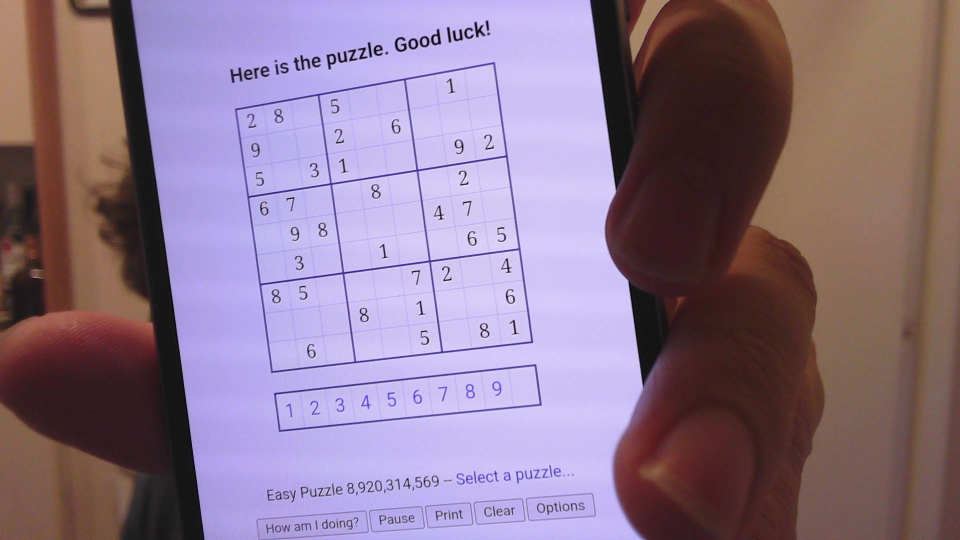
#> input picture notebooks/images/15.jpg, 1920 x 1080 px (shown at 1/2 size)
$ jupyter execute --allow-errors e2e.ipynb
#> lines starting #> are read from the running program, lines starting #| are printed output that depends on the picture; after the words box and inside, x2 and y2 are one past the last pixel; in counts of white or black regions, pixels touching at a corner belong together
# Trying to get something e2e

[cell 1]
import cv2
import numpy as np
import keras
import sudoku
from matplotlib import pyplot as plt
from math import ceil

[cell 2]
# image = cv2.imread(f"./sudoku_images/image1078.jpg")
image = cv2.imread(f"./images/15.jpg")
#> image is the input picture: shape (1080, 1920, 3); mean B, G, R 140.8, 118.5, 139.9

#> (the rest of this cell did not finish here and is left out)

[cell 3]
def convert_to_binary(img):
    gray = cv2.cvtColor(img, cv2.COLOR_BGR2GRAY)
    otsu = cv2.threshold(gray,0,255,cv2.THRESH_BINARY_INV+cv2.THRESH_OTSU)[1]
    adapt_g = cv2.adaptiveThreshold(gray,255,cv2.ADAPTIVE_THRESH_GAUSSIAN_C, cv2.THRESH_BINARY_INV,3,3)
    adapt_m = cv2.adaptiveThreshold(gray,255,cv2.ADAPTIVE_THRESH_MEAN_C, cv2.THRESH_BINARY_INV,9,7)

    # plt.figure(figsize = (30,30))
    # plt.imshow(np.hstack([gray, otsu, adapt_g, adapt_m]), cmap='grey')
    return otsu
    # return cv2.threshold(gray,120,255,cv2.THRESH_BINARY_INV)[1]


def get_quads(cnts, arc_length_threshold=0.1):
    approxed = [
        cv2.approxPolyDP(
            cnt,
            arc_length_threshold*cv2.arcLength(cnt,True),
            True,
        )
        for cnt in cnts
    ]
    return [c for c in approxed if len(c) == 4]


def distance_from_center(img, cnt):
    M = cv2.moments(cnt)
    if M['m00'] == 0:
        return (float('inf'), float('inf'))

    cx = int(M['m10']/M['m00'])
    cy = int(M['m01']/M['m00'])
    height, width = img.shape
    return (
        abs(cx - (width / 2)),
        abs(cy - (height / 2)),
    )


def near_center(img, cnts, max_distance=0.25):
    for cnt in cnts:
        dx, dy = distance_from_center(img, cnt)
        height, width = img.shape
        if dx / width > max_distance or dy / height > max_distance:
            continue
        yield cnt


# Using this to ensure we pass points to the morph function with a consistent ordering
def sort_points(p):
    points = [point[0] for point in p]
    points = sorted(points, key=lambda p: p[1])

    top_points = points[:2]
    bottom_points = points[2:]

    top_points = sorted(top_points, key=lambda p: p[0])
    top_left = top_points[0]
    top_right = top_points[1]

    bottom_points = sorted(bottom_points, key=lambda p: p[0])
    bottom_left = bottom_points[0]
    bottom_right = bottom_points[1]

    return [top_left, top_right, bottom_left, bottom_right]


# This assumes the Sudoku grid is the largest quad around the center of the image.
# There's another obvious thing to consider which is the aspect ratio of the quad
# (e.g. Is it a square and not a rectangle, but this is working for now)
# Could probably do some testing to see which operations are more expensive
# and tweak ordering
def get_sudoku_corners(img):
    cnts = cv2.findContours(img, cv2.RETR_TREE, cv2.CHAIN_APPROX_SIMPLE)[0]
    central_quads = get_quads(near_center(img, cnts))
    largest_central = max(central_quads, key=lambda c: abs(cv2.contourArea(c)))
    return np.float32(sort_points(largest_central))


def get_image_region(img, sorted_points, size=252):
    target = np.float32([
        [0,0],
        [size,0],
        [0,size],
        [size,size],
    ])
    transform = cv2.getPerspectiveTransform(sorted_points, target)
    return cv2.warpPerspective(img, transform, (size,size))


binary = convert_to_binary(image)
#> in convert_to_binary, `gray = cv2.cvtColor(img, cv2.COLOR_BGR2GRAY)`:
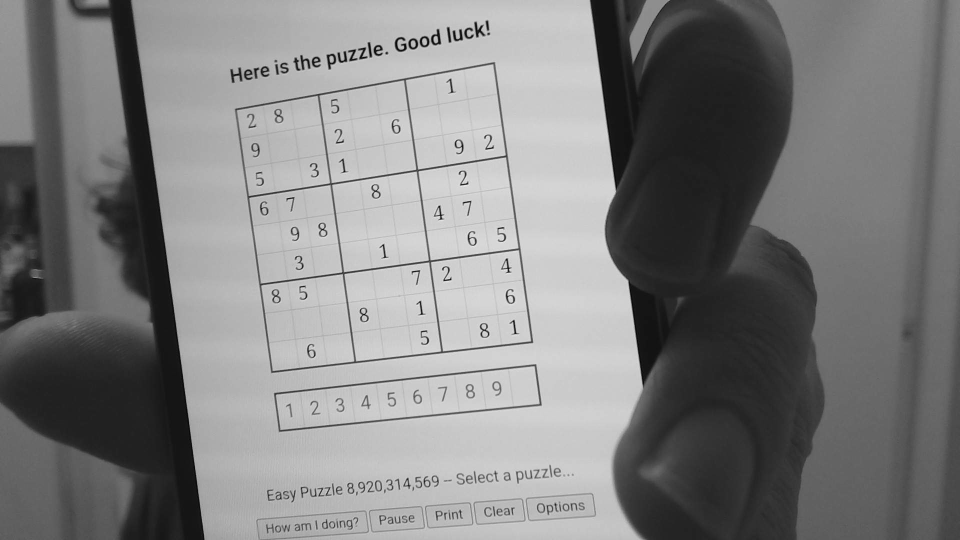
#> gray: shape (1080, 1920) (shown at 1/2 size); min 1, max 244, mean 127.5
#> in convert_to_binary, `otsu = cv2.threshold(gray,0,255,cv2.THRESH_BINARY_INV+cv2.THRESH_OTSU)..`:
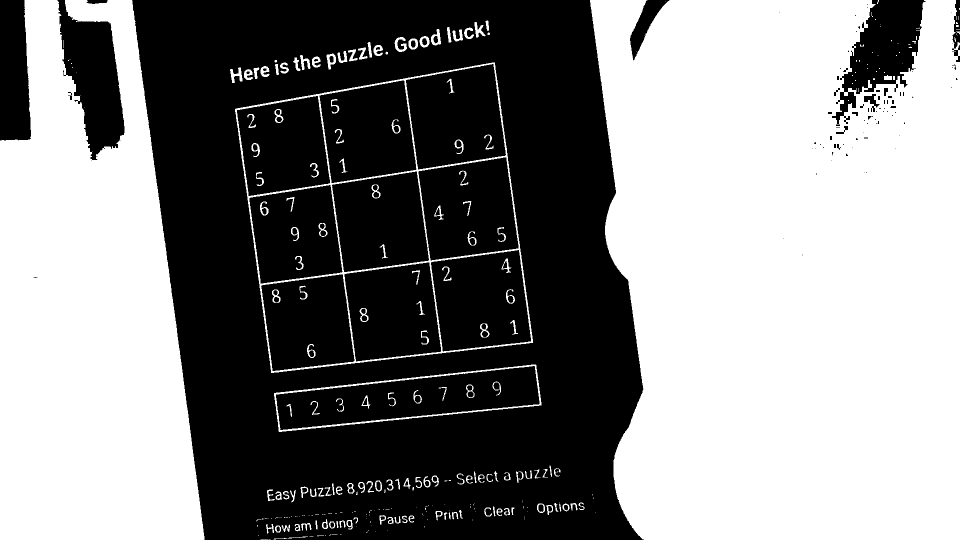
#> otsu: shape (1080, 1920) (shown at 1/2 size); 51.9% white; 158 black regions (63 under 20 px), largest, box (x1, y1, x2, y2) and area: (264, 0, 1288, 1080) 621894, (552, 732, 1079, 860) 37092, (812, 128, 1012, 339) 31934
#> in convert_to_binary, `adapt_g = cv2.adaptiveThreshold(gray,255,cv2.ADAPTIVE_THRESH_GAUSSIAN_..`:
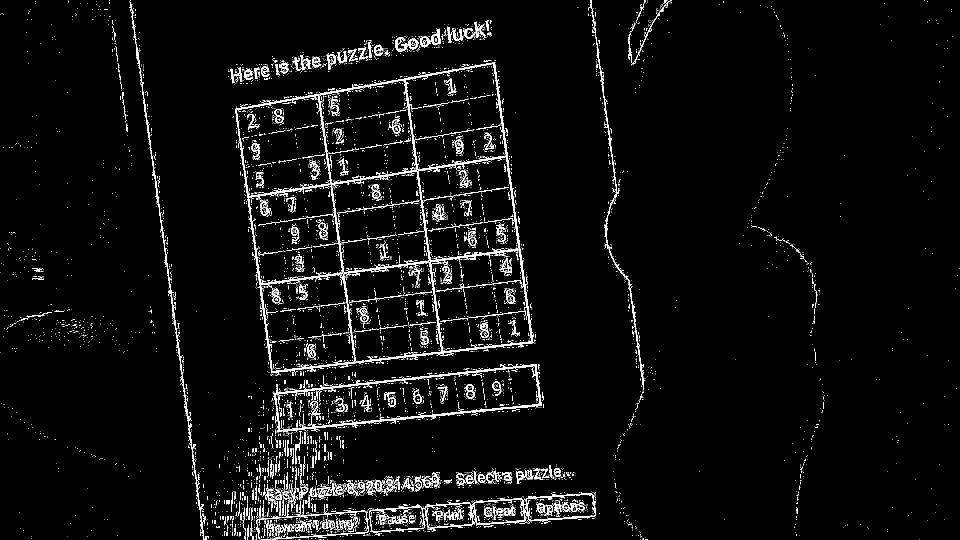
#> adapt_g: shape (1080, 1920) (shown at 1/2 size); 3.7% white in thin lines or dots
#> in convert_to_binary, `adapt_m = cv2.adaptiveThreshold(gray,255,cv2.ADAPTIVE_THRESH_MEAN_C, c..`:
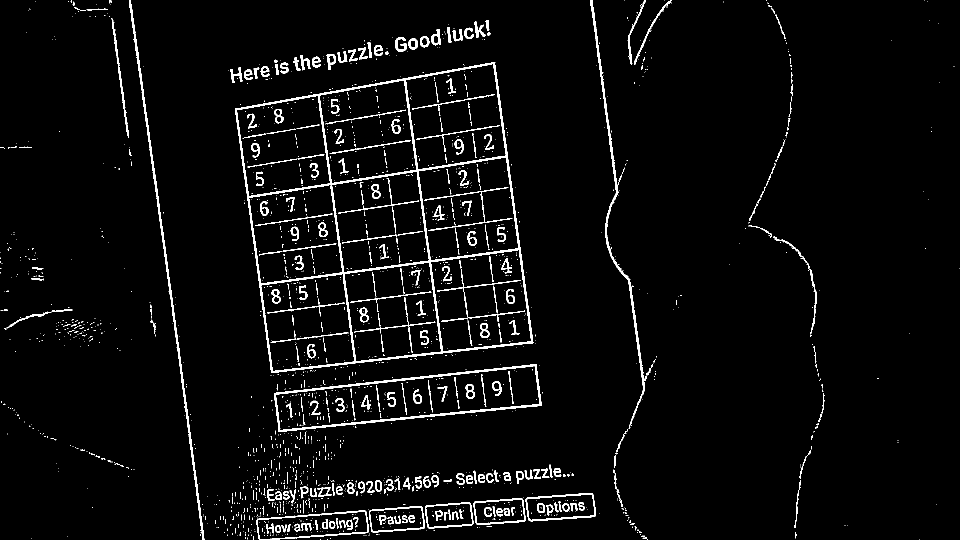
#> adapt_m: shape (1080, 1920) (shown at 1/2 size); 3.6% white; 2066 white regions (1773 under 20 px)
corners = get_sudoku_corners(binary)
#> in get_sudoku_corners, `cnts = cv2.findContours(img, cv2.RETR_TREE, cv2.CHAIN_APPROX_SIMPLE)[0]`: cnts = 479 contours, 215 with area under 20; largest, box (x1, y1, x2, y2) and area: (1180, 0, 1920, 1080) 714370, (0, 0, 409, 1080) 322991, (470, 125, 1066, 746) 288758, (548, 729, 1083, 864) 42092, (551, 731, 1080, 861) 39144
#> in get_sudoku_corners, `central_quads = get_quads(near_center(img, cnts))`: central_quads = 38 contours; largest, box (x1, y1, x2, y2) and area: (470, 125, 1066, 746) 288824, (861, 499, 1063, 704) 32356, (836, 314, 1038, 522) 32355, (663, 342, 859, 545) 30570, (688, 524, 883, 724) 30545
#> in get_sudoku_corners, `largest_central = max(central_quads, key=lambda c: abs(cv2.contourArea..`: largest_central = [[989, 125], [470, 218], [542, 745], [1065, 685]]
#> in sort_points, `points = sorted(points, key=lambda p: p[1])`: points = [[989, 125], [470, 218], [1065, 685], [542, 745]]
#> in sort_points, `top_points = points[:2]`: top_points = [[989, 125], [470, 218]]
#> in sort_points, `bottom_points = points[2:]`: bottom_points = [[1065, 685], [542, 745]]
#> in sort_points, `top_points = sorted(top_points, key=lambda p: p[0])`: top_points = [[470, 218], [989, 125]]
#> in sort_points, `top_left = top_points[0]`: top_left = [470, 218]
#> in sort_points, `top_right = top_points[1]`: top_right = [989, 125]
#> in sort_points, `bottom_points = sorted(bottom_points, key=lambda p: p[0])`: bottom_points = [[542, 745], [1065, 685]]
#> in sort_points, `bottom_left = bottom_points[0]`: bottom_left = [542, 745]
#> in sort_points, `bottom_right = bottom_points[1]`: bottom_right = [1065, 685]
#> corners = [[470, 218], [989, 125], [542, 745], [1065, 685]]
sudoku_grid_img = get_image_region(binary, corners)
#> in get_image_region, `transform = cv2.getPerspectiveTransform(sorted_points, target)`: transform = [[0.531, -0.0725, -233.7], [0.0881, 0.492, -148.5], [0.000124, -1.87e-05, 1]]
#> in get_image_region, `return cv2.warpPerspective(img, transform, (size,size))`:
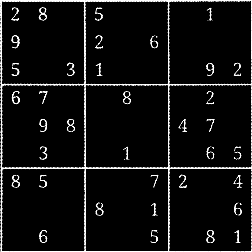
#> returned value: shape (252, 252); min 0, max 255, mean 16.7

plt.imshow(sudoku_grid_img, cmap='gray')

[cell 4]
def clean_grid(img):
    edges = cv2.Canny(img,50,150,apertureSize = 3)
    height, width = img.shape
    lines = cv2.HoughLinesP(img,1,np.pi/2,50,minLineLength=60,maxLineGap=5)
    mask = np.zeros((height, width), dtype=np.uint8)
    kernel = cv2.getStructuringElement(cv2.MORPH_RECT, (2, 2))
    for line in lines:
        x1, y1, x2, y2 = line[0]
        cv2.line(mask,(x1,y1),(x2,y2),(255,0,0),2)
    removed = cv2.bitwise_and(img, np.invert(mask))
    # cleaned = cv2.morphologyEx(removed, cv2.MORPH_OPEN, cv2.getStructuringElement(cv2.MORPH_RECT, (2, 2)), iterations=1)
    plt.figure(figsize = (30,30))
    plt.imshow(np.hstack([img, edges, mask, removed]), cmap='grey')
    return removed

def get_cells(img):
    height, width = img.shape
    return np.array([np.hsplit(c, 9) for c in np.vsplit(img, 9)]).reshape(-1, height//9, width//9)


def predict_orientation(cells, min_conf=0.6):
    orientation_result = orientation_model.predict(np.array(cells).reshape(-1, 28, 28, 1))
    orientation_prediction = np.argmax(orientation_result, axis=1)
    result = np.apply_along_axis(lambda v: np.argmax(v) if np.amax(v) >= min_conf else -1, 1, orientation_result)
    values, counts = np.unique([r for r in result if r > -1], return_counts=True)
    return values[np.argmax(counts)]


# [4 lines left out: function predict_digits, not called in this run]

cleaned = clean_grid(sudoku_grid_img)
#> in clean_grid, `edges = cv2.Canny(img,50,150,apertureSize = 3)`:
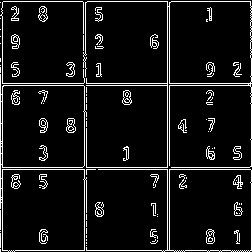
#> edges: shape (252, 252); 7.8% white in thin lines or dots
#> in clean_grid, `lines = cv2.HoughLinesP(img,1,np.pi/2,50,minLineLength=60,maxLineGap=5)`: lines = 16 rows, first 6: [1, 251, 1, 0], [0, 1, 251, 1], [85, 251, 85, 0], [84, 251, 84, 0], [0, 85, 251, 85], [169, 251, 169, 0]
#> the loop in clean_grid, `for line in lines:` made 16 passes
#> (x1, y1, x2, y2) on passes 1 to 12: (1, 251, 1, 0), (0, 1, 251, 1), (85, 251, 85, 0), (84, 251, 84, 0), (0, 85, 251, 85), (169, 251, 169, 0), (2, 84, 251, 84), (2, 168, 251, 168), (0, 251, 251, 251), (0, 167, 251, 167), (0, 0, 251, 0), (251, 250, 251, 2)
#> after the loop in clean_grid, `for line in lines:`:
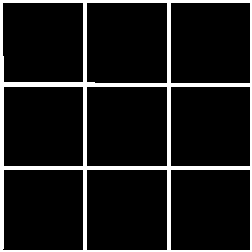
#> mask: shape (252, 252); 10.5% white; 1 white region
#> in clean_grid, `removed = cv2.bitwise_and(img, np.invert(mask))`:
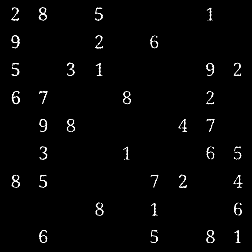
#> removed: shape (252, 252); min 0, max 255, mean 5
cells = get_cells(cleaned)

#> (the rest of this cell did not finish here and is left out)

fix_rotation = [None, cv2.ROTATE_90_CLOCKWISE,cv2.ROTATE_180,cv2.ROTATE_90_COUNTERCLOCKWISE][orientation]
if fix_rotation is not None:
    cells = get_cells(cv2.rotate(cleaned, fix_rotation))
digits = predict_digits(cells).reshape(9, 9)

for r, row in enumerate(digits):
    for c, v in enumerate(row):
        print(f"{v} " if v is not None else "  ", end="")
        if (c+1) % 3 == 0:
            print("| ", end="")
    print("")
    if (r+1) % 3 == 0:
        print(f"{'-'*6}|-"*3)

[cell 5]
# [46 lines left out: functions get_solution_mask, undo_transform, not called in this run]


def overlay(image, digits):
    image_alpha = cv2.cvtColor(image, cv2.COLOR_BGR2BGRA)
    return cv2.addWeighted(digits, 1, image_alpha, 1, 0)

solution = None
#> (the rest of this cell did not finish here and is left out)

[cell 6]
# Putting it all together
def overlay_solution(img):
    binary = convert_to_binary(img)
    corners = get_sudoku_corners(binary)
#> in get_quads (call 2), `approxed = [ cv2.approxPolyDP( cnt, arc_length_threshold*cv2.arcLength..`: approxed = 72 contours, 18 with area under 20; largest, box (x1, y1, x2, y2) and area: (470, 125, 1066, 746) 288824, (861, 499, 1063, 704) 32356, (836, 314, 1038, 522) 32355, (663, 342, 859, 545) 30570, (688, 524, 883, 724) 30545
    sudoku_grid_img = get_image_region(binary, corners)
    cleaned = clean_grid(sudoku_grid_img)

    cells = get_cells(cleaned)
    orientation = predict_orientation(cells)
    fix_rotation = [None, cv2.ROTATE_90_CLOCKWISE,cv2.ROTATE_180,cv2.ROTATE_90_COUNTERCLOCKWISE][orientation]
    if fix_rotation is not None:
        cells = get_cells(cv2.rotate(cleaned, fix_rotation))
    digits = predict_digits(cells).reshape(9, 9)

    solution = None
    try:
        solution = sudoku.solve(digits)
    except ValueError as e:
        solution = None

    mask = get_solution_mask(solution)
    positioned_mask = undo_transform(mask, fix_rotation, corners, img)
    return overlay(img, positioned_mask)

#> (the rest of this cell did not finish here and is left out)

#> in overlay_solution, `corners = get_sudoku_corners(binary)`: corners = [[470, 218], [989, 125], [542, 745], [1065, 685]]
#> the loop in clean_grid (call 2), `for line in lines:` made 16 passes
